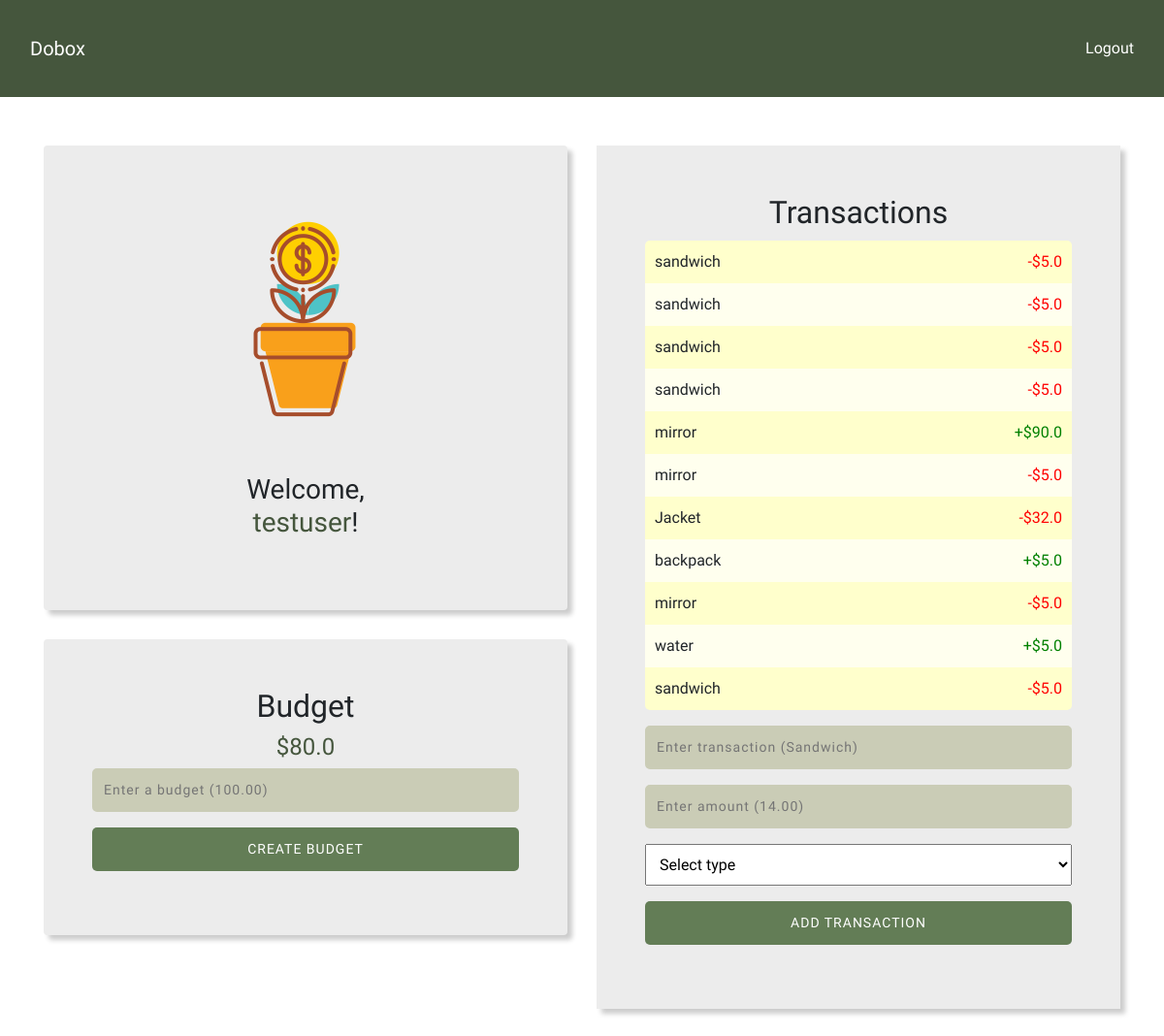
Page /dobox/dashboard/ (signed in) on the committed database.
### dobox/models.py (models this page shows, shortened)
class BudgetInfo(models.Model):
    user = models.OneToOneField(User, on_delete=models.CASCADE, primary_key=True, related_name="budget_info")
    budget = models.FloatField(default=100.00)

class Transaction(models.Model):
    user = models.ForeignKey(User, on_delete=models.CASCADE)
    transaction = models.CharField(max_length = 100)
    amount = models.FloatField(default=0.0)
    type = models.CharField(max_length=100, default="Spent")

### dobox/views.py (the view)
# urls.py: path('dashboard/', views.dash, name='dashboard'),
def dash(request):
    form = forms.AddTransForm()
    budgetForm = forms.BudgetForm()
    return render(request, 'dobox/dashboard.html', {'form': form, 'budgetForm': budgetForm})

### dobox/forms.py
class AddTransForm(forms.Form):
    transaction_name = forms.CharField(max_length=100, widget=forms.TextInput(attrs={'placeholder': 'Enter transaction (Sandwich)'}))
    amount = forms.FloatField(widget=forms.NumberInput(attrs={'placeholder':'Enter amount (14.00)'}))

class BudgetForm(forms.Form):
    budget = forms.FloatField(widget=forms.NumberInput(attrs={'placeholder': 'Enter a budget (100.00)'}))

### dobox/templates/dobox/dashboard.html (shortened to what this page needs)
{% load static %}
<link rel="stylesheet" href="{% static 'dobox/style.css' %}" type="text/css">
<link rel="stylesheet" href="https://stackpath.bootstrapcdn.com/bootstrap/4.1.3/css/bootstrap.min.css">
{% if user.is_authenticated %}
    <div class="container-fluid header">
        <div class="row">
            <div class="col">
                <nav class="navbar">
                    <a href="#" class="navbar-brand">Dobox</a>
                    <ul class="navbar-nav">
                        <li><a href="#" class="nav-link">Logout</a></li>
                    </ul>
                </nav>
            </div>
        </div>
    </div>
    <div class="container content">
        <div class="row">
            <div class="col">
                <div class="user-general">
                    <div class="card welcome">
                        <p><img src="{% static 'dobox/images/money_plant.png' %}" alt="money_plant"></p>
                        <p><h3>Welcome, <br><span class="username-display">{{ user.username }}</span>!</h3></p>
                    </div>
                    <div class="card">
                        <h2>Budget</h2>
                        <div class="budget"><h4><span class="budget-num">${{ user.budget_info.budget }}</span></h4></div>
                        <form method="post" class="budget-form" name="budget-form">
                            <p>{{ budgetForm.budget }}</p>
                            <input type="submit" class="budget-submit" value="Create Budget">
                        </form>
                    </div>
                </div>
            </div>
            <div class="col">
                <div class="trans-info">
                    <h2>Transactions</h2>
                    <ul class="transactions">
                        {% for t in user.transaction_set.all %}
                            <li>
                                {% if t.type == "spendings" %}
                                    {{ t.transaction }}<span class="spent">-${{ t.amount }}</span>
                                {% else %}
                                    {{ t.transaction }}<span class="earned">+${{ t.amount }}</span>
                                {% endif %}
                            </li>
                        {% endfor %}
                    </ul>
                    <form method="post" class="trans-form" name="trans-form">
                        <p>{{ form.transaction_name }}</p>
                        <p>{{ form.amount }}</p>
                        <p>
                            <select name="trans-type" id="trans-type" required>
                                <option value="">Select type</option>
                            </select>
                        </p>
                        <input type="submit" class="trans-submit" value="Add transaction">
                    </form>
                </div>
            </div>
        </div>
    </div>
{% else %}
    <p>Welcome to dobox! <a href="{% url 'dobox:signin' %}">Please login.</a></p>
{% endif %}

### dobox/static/dobox/style.css (style rules this page uses)
a { color: #637D56; }
input[type='text'], input[type='password'], input[type='submit'], input[type='number'] { width: 100%; padding: 10px; border: none; background-color: #CACCB6; font-family: 'Quicksand', sans-serif; font-size: 14px; letter-spacing: 1px; color: #45563d; border: 2px solid #CACCB6; border-radius: 5px; }
input[type='submit'] { background-color: #637D56; padding: 12px; color: white; border: none; text-transform: uppercase; }
select { width: 100%; padding: 10px; }
h2, h4 { text-align: center; }
.header { background-color: #45563d; }
.navbar { background-color: #45563d; width: 100%; height: 100px; padding 15px; font-size: 16px; color: white; }
.welcome img { height: 15%; }
.welcome { text-align: center; }
.username-display, .budget-num { color: #45563d; }
.navbar a, .navbar a:hover { color: white; text-decoration: none; }
.content { margin-top: 50px; }
.card, .trans-info { margin-bottom: 30px; background-color: #ececec !important; border: none !important; padding: 50px; box-shadow: 5px 5px 5px #ccc; }
ul.transactions { padding-left: 0; margin-top: 10px; }
.transactions li { list-style-type: none; padding: 10px; background-color: #ffe; }
.transactions li:first-child { border-top-left-radius: 5px; border-top-right-radius: 5px; }
.transactions li:last-child { border-bottom-left-radius: 5px; border-bottom-right-radius: 5px; }
.transactions li:nth-child(odd) { background-color: #ffc; }
.spent, .earned { float: right; }
.spent { color: red; }
.earned { color: green; }

### rows in the picture
Transaction: transaction "sandwich", amount "5.0"
Transaction: transaction "sandwich", amount "5.0"
Transaction: transaction "sandwich", amount "5.0"
Transaction: transaction "sandwich", amount "5.0"
Transaction: transaction "mirror", amount "90.0"
Transaction: transaction "mirror", amount "5.0"
Transaction: transaction "Jacket", amount "32.0"
Transaction: transaction "backpack", amount "5.0"
Transaction: transaction "mirror", amount "5.0"
Transaction: transaction "water", amount "5.0"
Transaction: transaction "sandwich", amount "5.0"

### other values in the picture
{{ user.username }} "testuser"
{{ user.budget_info.budget }} "80.0"
